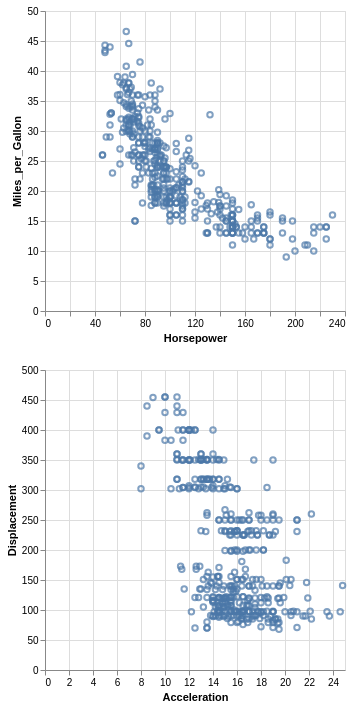

Vega-Lite specification for this chart:
### Vega-Lite specification from a JSON file in a GitHub repository (floating-point values rounded to 4 significant figures; data arrays with more than 128 entries replaced by an {"elided": "..."} marker saying what was removed)
{"$schema": "https://vega.github.io/schema/vega-lite/v4.json", "data": {"values": {"elided": "406 records"}}, "vconcat": [{"selection": {"brush": {"type": "interval"}}, "mark": "point", "encoding": {"x": {"field": "Horsepower", "type": "quantitative"}, "y": {"field": "Miles_per_Gallon", "type": "quantitative"}}}, {"transform": [{"filter": {"selection": "brush"}}], "mark": "point", "encoding": {"x": {"field": "Acceleration", "type": "quantitative", "scale": {"domain": [0, 25]}}, "y": {"field": "Displacement", "type": "quantitative", "scale": {"domain": [0, 500]}}}}]}
